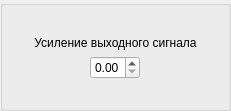
   <widget class="QGroupBox" name="amplification">
    <property name="geometry">
     <rect>
      <x>651</x>
      <y>10</y>
      <width>231</width>
      <height>111</height>
     </rect>
    </property>
    <property name="title">
     <string/>
    </property>
    <widget class="QWidget" name="verticalLayoutWidget_8">
     <property name="geometry">
      <rect>
       <x>10</x>
       <y>10</y>
       <width>211</width>
       <height>95</height>
      </rect>
     </property>
     <layout class="QVBoxLayout" name="verticalLayout">
      <item>
       <spacer name="verticalSpacer_3">
        <property name="orientation">
         <enum>Qt::Vertical</enum>
        </property>
        <property name="sizeHint" stdset="0">
         <size>
          <width>20</width>
          <height>40</height>
         </size>
        </property>
       </spacer>
      </item>
      <item>
       <widget class="QLabel" name="label">
        <property name="text">
         <string>Усиление выходного сигнала</string>
        </property>
        <property name="alignment">
         <set>Qt::AlignCenter</set>
        </property>
       </widget>
      </item>
      <item alignment="Qt::AlignHCenter">
       <widget class="QDoubleSpinBox" name="ampSignal">
        <property name="minimumSize">
         <size>
          <width>50</width>
          <height>0</height>
         </size>
        </property>
        <property name="maximumSize">
         <size>
          <width>50</width>
          <height>16777215</height>
         </size>
        </property>
        <property name="correctionMode">
         <enum>QAbstractSpinBox::CorrectToNearestValue</enum>
        </property>
        <property name="maximum">
         <double>30.000000000000000</double>
        </property>
        <property name="singleStep">
         <double>0.250000000000000</double>
        </property>
       </widget>
      </item>
      <item>
       <spacer name="verticalSpacer">
        <property name="orientation">
         <enum>Qt::Vertical</enum>
        </property>
        <property name="sizeHint" stdset="0">
         <size>
          <width>20</width>
          <height>40</height>
         </size>
        </property>
       </spacer>
      </item>
     </layout>
    </widget>
   </widget>
